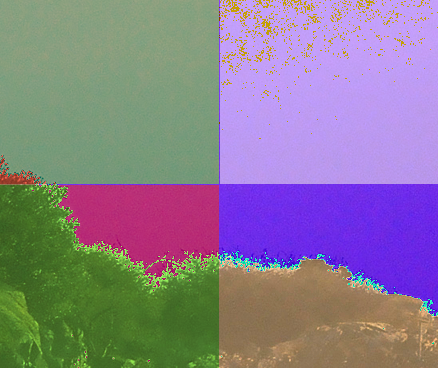

Generate this figure with Python:
# -*- coding: utf-8 -*-
import cv2, matplotlib
import numpy as np
import matplotlib.pyplot as plt

###
# 画素へのアクセス
###

cols = 640
rows = 480
 
#イメージ生成
image = cv2.imread('sample.png')

# print image
print image[0,1]

width = image.shape[0] 
height = image.shape[1]
amount = 2.0

# pixelごといじる。
for x in xrange(0,width):
  for y in xrange(0,height):
    pixel = image[x,y]
    b = pixel[0]
    g = pixel[1]
    r = pixel[2]

    if x < width/2 and y < height/2:
      color = np.array([b,g,r*amount],np.uint8)
    elif x > width/2 and y < height/2:
      color = np.array([b,g*amount,r],np.uint8)
    elif x < width/2 and y > height/2:
      color = np.array([b*amount,g,r],np.uint8)
    else:
      color = np.array([b*amount,g*amount,r*amount],np.uint8)

    image[x,y] = color
    # image[x,y] = color
# image[0:150,0:110] = [0, 255, 128]
cv2.imshow('image',image)
cv2.imwrite('access_pixel.png',image)

cv2.waitKey(0)
